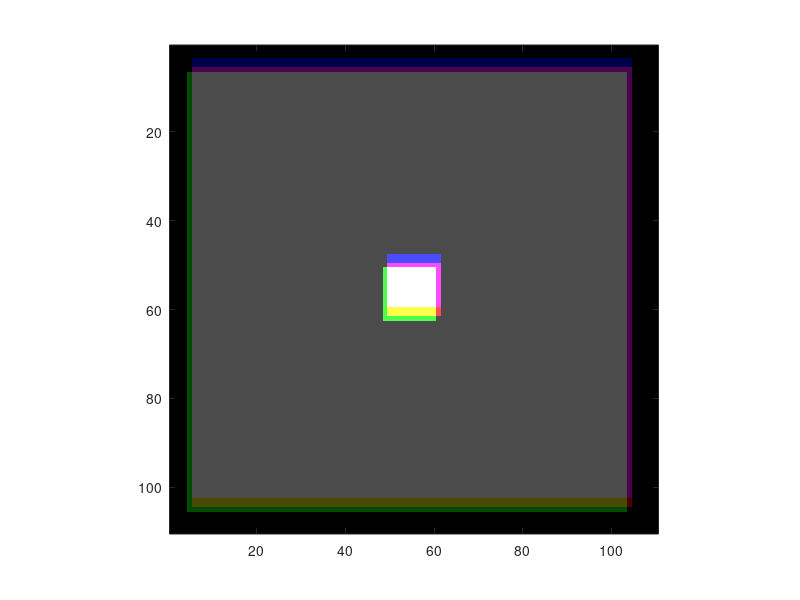

Write the MATLAB code that produced this figure.
% Credit:  Alex Berg

% make a debugging image

% first make a color image with a white square in the middle and a
% black border

I = zeros(110,110,3,'uint8');
I(6:104,6:104,:)=75;
I(50:61,50:61,:)=255;

imagesc(I); axis image; % show the image

% now make the triple image with some offsets so that it will not lineup
rI = zeros(330,110,'uint8');
rI(1:110,1:110)=I(:,:,1);
rI(112:220,1:109)=I(1:end-1,2:110,2);
rI(221:328,1:110)=I(3:end,:,3);

imagesc(rI); axis image; colormap gray; % show the triple


% show that simply placing the layers on top of eachother shows
% problems on the borders.
imagesc(cat(3,rI(1:110,:),rI(111:220,:),rI(221:330,:)));
axis image;

%write the image
imwrite(rI,'sample1.jpg','quality',100);
